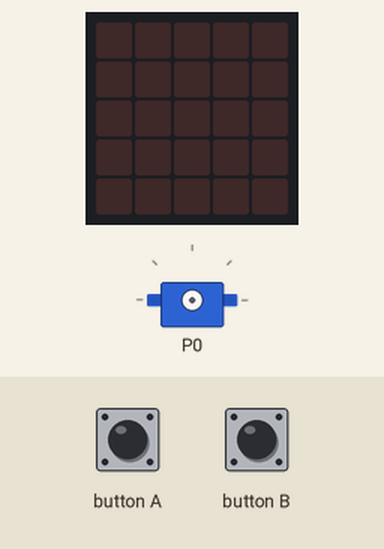
A program run on a simulated BBC micro:bit (MakeCode). On the bench: servo, the board's 5×5 LED display. Inputs (shaded band) come from the test bench.

Above: at 1.2 s.
1.3 s: button A pressed for 0.15 s
At 2.3 s:
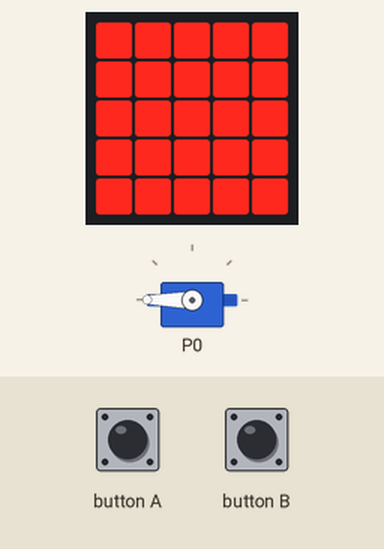
2.9 s: button B pressed for 0.15 s
At 3.5 s:
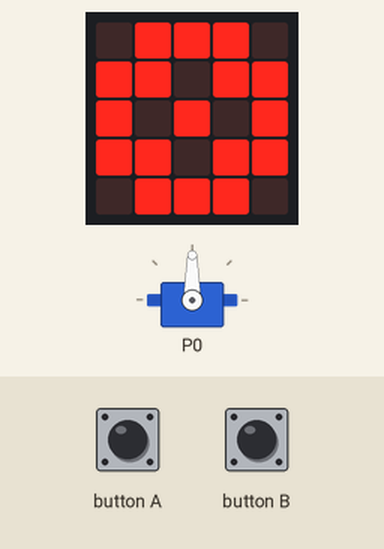
Timing chart, 0 to 5.9 s (numbered marks = the images above; inputs shaded):
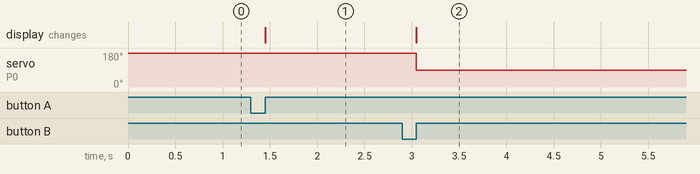

The program:

main.ts
```typescript
input.onButtonPressed(Button.A, function () {
    servos.P0.run(1000)
    basic.showLeds(`
        # # # # #
        # # # # #
        # # # # #
        # # # # #
        # # # # #
        `)
})
input.onButtonPressed(Button.B, function () {
    servos.P0.run(0)
    basic.showLeds(`
        . # # # .
        # # . # #
        # . # . #
        # # . # #
        . # # # .
        `)
})
basic.forever(function () {

})
```

test.ts
```typescript
// Tady jsou testy. Při použití tohoto balíčku jako rozšíření nebude zkompilováno.
```

Measured:
- after the input at 1.3 s, the display: changes after 0.15 s (image 1)
- after the input at 2.9 s, servo on P0: 180° → 90° after 0.15 s; the display: changes after 0.15 s (image 2)
